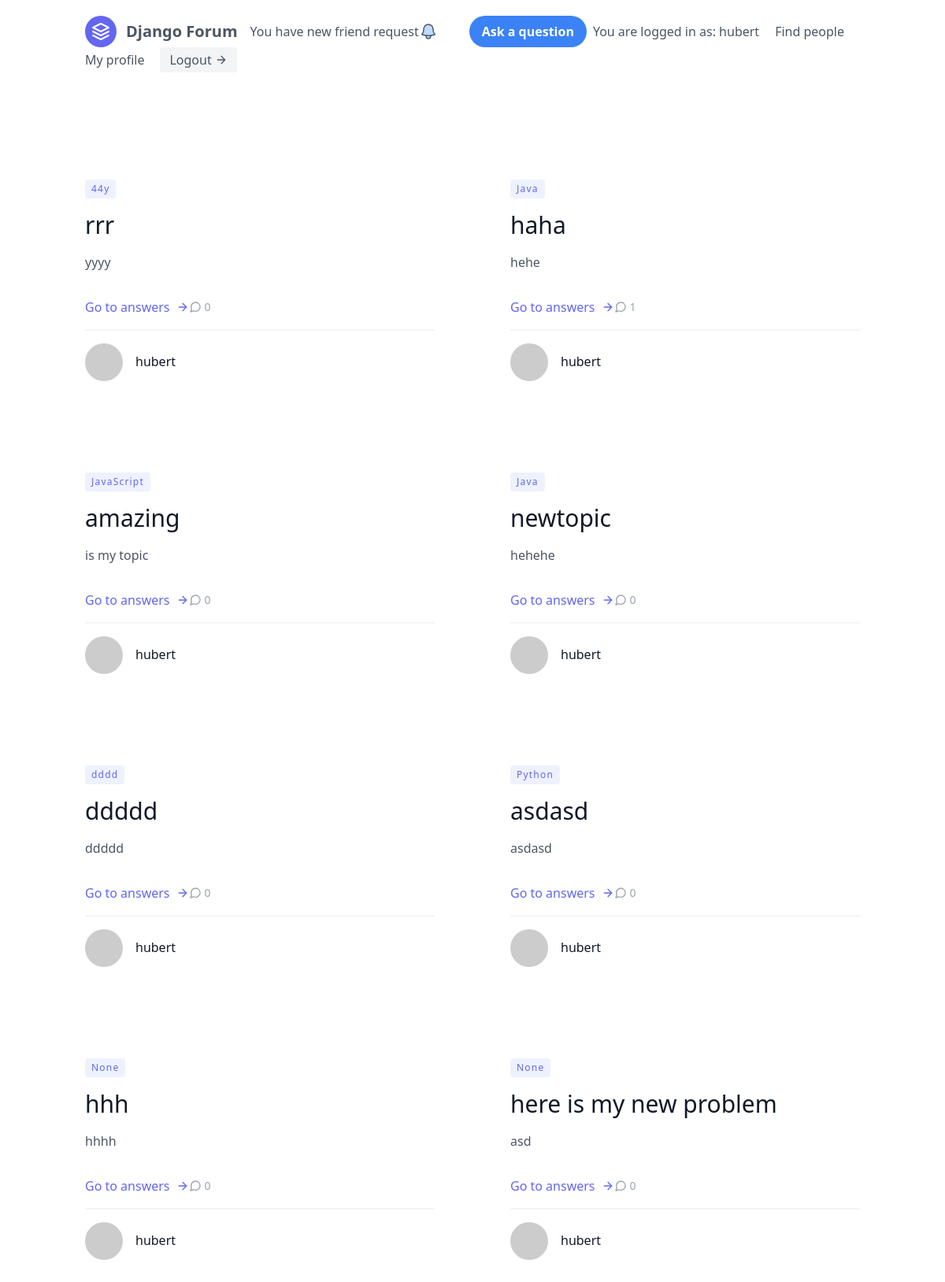
The app's page /forum/ (signed in) with its own data.
### forum/models.py (models this page shows)
class User(AbstractUser):
    friends = models.ManyToManyField("User", blank=True)
    short_about_me = models.CharField(max_length=20, blank=True, null=True)
    number_of_questions = models.IntegerField(default=0)
    number_of_answers = models.IntegerField(default=0)
    description = models.CharField(max_length=1000, blank=True, null=True)

class Room(models.Model): # Post on the forum
    created_by = models.ForeignKey(User, on_delete=models.CASCADE,related_name="created_by")
    topic = models.CharField(max_length=100)
    description = models.CharField(max_length=10000) # might change to textfield later
    created_at = models.DateField(auto_now_add=True)
    participants = models.ManyToManyField(User, blank=True)
    number_of_answers = models.IntegerField(default=0)
    category = models.CharField(max_length=50, null=True, blank=True)

### forum/views.py (the view)
# urls.py: path('', views.HomePageView.as_view(), name="home_page"),
class HomePageView(TemplateView):
    template_name = "forum/index.html"
    def get_context_data(self, **kwargs):
        context = super().get_context_data(**kwargs)
        first_posts = reversed(Room.objects.all())
        first_posts = list(first_posts)
        context['latest_posts'] = first_posts[:8]
        return context

### forum/templates/forum/index.html (shortened to what this page needs)
{%extends "header.html" %}
{% block content %}
<section class="text-gray-600 body-font overflow-hidden">
    <div class="container px-5 py-24 mx-auto">
      <div class="flex flex-wrap -m-12">
        {% for room in latest_posts %}
            <div class="p-12 md:w-1/2 flex flex-col items-start">
                <span class="inline-block py-1 px-2 rounded bg-indigo-50 text-indigo-500 text-xs font-medium tracking-widest mt-5">{{room.category}}</span>
                <h2 class="sm:text-3xl text-2xl title-font font-medium text-gray-900 mt-4 mb-4">{{room.topic}}</h2>
                <p class="leading-relaxed mb-8">{{room.description}}</p>
                <div class="flex items-center flex-wrap pb-4 mb-4 border-b-2 border-gray-100 mt-auto w-full">
                    <a href="room/{{room.pk}}/" class="text-indigo-500 inline-flex items-center">Go to answers
                    <svg class="w-4 h-4 ml-2" viewBox="0 0 24 24" stroke="currentColor" stroke-width="2" fill="none" stroke-linecap="round" stroke-linejoin="round">
                        <path d="M5 12h14"></path>
                        <path d="M12 5l7 7-7 7"></path>
                    </svg>
                    </a>
                    <span class="text-gray-400 inline-flex items-center leading-none text-sm">
                    {{room.number_of_answers}}
                    </span>
                </div>
                <a class="inline-flex items-center">
                    <img alt="blog" src="https://dummyimage.com/104x104" class="w-12 h-12 rounded-full flex-shrink-0 object-cover object-center">
                    <span class="flex-grow flex flex-col pl-4">
                    <span class="title-font font-medium text-gray-900">{{room.created_by}}</span>
                    </span>
                </a>
            </div>
        {% endfor %}
      </div>
    </div>
  </section>
{% endblock content %}

### forum/templates/header.html (shortened to what this page needs)
<!DOCTYPE html>
<html>
    <head>
        <link rel="stylesheet" href="">
        <script src="https://cdn.tailwindcss.com"></script>
    </head>
    <body>
        <header class="text-gray-600 body-font">
            <div class="container mx-auto flex flex-wrap p-5 flex-col md:flex-row items-center">
              <a class="flex title-font font-medium items-center text-gray-900 mb-4 md:mb-0">
                <svg xmlns="http://www.w3.org/2000/svg" fill="none" stroke="currentColor" stroke-linecap="round" stroke-linejoin="round" stroke-width="2" class="w-10 h-10 text-white p-2 bg-indigo-500 rounded-full" viewBox="0 0 24 24">
                  <path d="M12 2L2 7l10 5 10-5-10-5zM2 17l10 5 10-5M2 12l10 5 10-5"></path>
                </svg>
                <a href="/forum" class="ml-3 text-xl font-bold">Django Forum</a>
              </a>
              <nav class="md:ml-auto flex flex-wrap items-center text-base justify-center">
                <a class=" hover:text-gray-900">You have new friend request</a>
                <a href="{% url 'forum:create_post' %}" class="bg-blue-500 hover:bg-blue-700 text-white font-bold py-2 px-4 rounded-full mr-2 ml-10">
                  Ask a question
              </a>
                {% if request.user.is_authenticated %}
                  <a class="mr-5 hover:text-gray-900">You are logged in as: {{request.user}}</a>
                  <a class="mr-5 hover:text-gray-900" href="{% url 'forum:find_people' %}" class="ml-3 text-xl">Find people</a>
                {% endif %}
              </nav>
              {% if request.user.is_authenticated %}
                <a class="mr-5 hover:text-gray-900" href="{% url 'forum:my_profile' request.user.pk %}" class="ml-3 text-xl">My profile</a>
                <button onclick="location.href='/forum/logout' "class="inline-flex items-center bg-gray-100 border-0 py-1 px-3 focus:outline-none hover:bg-gray-200 rounded text-base mt-4 md:mt-0">Logout
                  <svg fill="none" stroke="currentColor" stroke-linecap="round" stroke-linejoin="round" stroke-width="2" class="w-4 h-4 ml-1" viewBox="0 0 24 24">
                    <path d="M5 12h14M12 5l7 7-7 7"></path>
                  </svg>
                </button>
              {% endif %}
            </div>
        </header>
        {% block content %}
        {% endblock content %}
    </body>
</html>

### records on screen
User: user "hubert"
Room: category "44y", topic "rrr", description "yyyy", number_of_answers "0", created_by "hubert"
Room: category "Java", topic "haha", description "hehe", number_of_answers "1", created_by "hubert"
Room: category "JavaScript", topic "amazing", description "is my topic", number_of_answers "0", created_by "hubert"
Room: category "Java", topic "newtopic", description "hehehe", number_of_answers "0", created_by "hubert"
Room: category "dddd", topic "ddddd", description "ddddd", number_of_answers "0", created_by "hubert"
Room: category "Python", topic "asdasd", description "asdasd", number_of_answers "0", created_by "hubert"
Room: category "None", topic "hhh", description "hhhh", number_of_answers "0", created_by "hubert"
Room: category "None", topic "here is my new problem", description "asd", number_of_answers "0", created_by "hubert"
